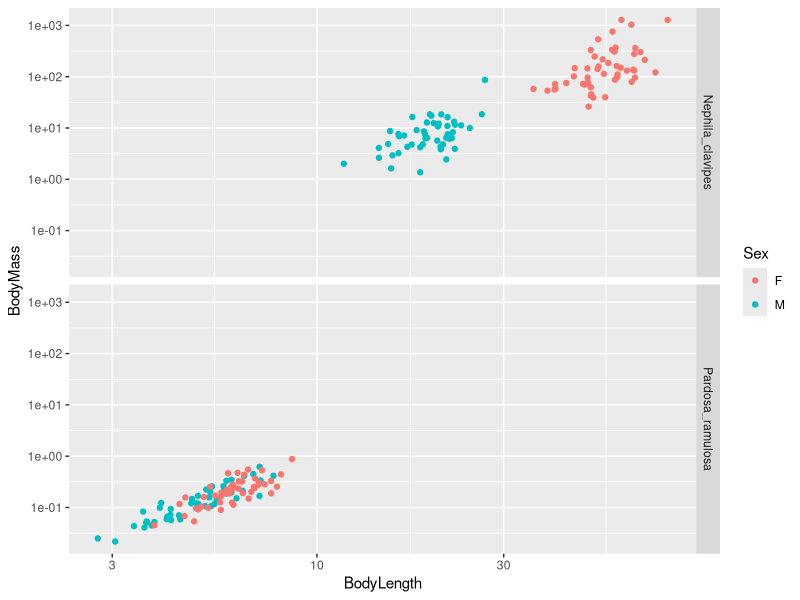
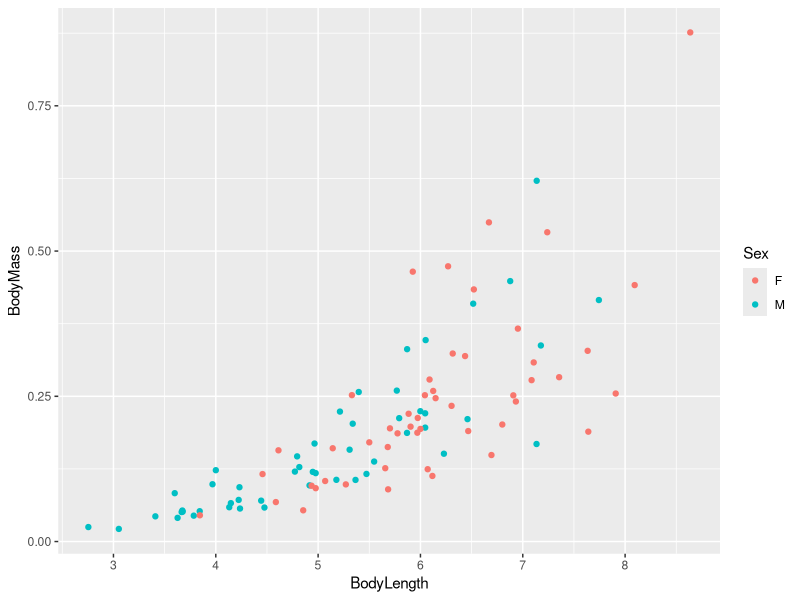
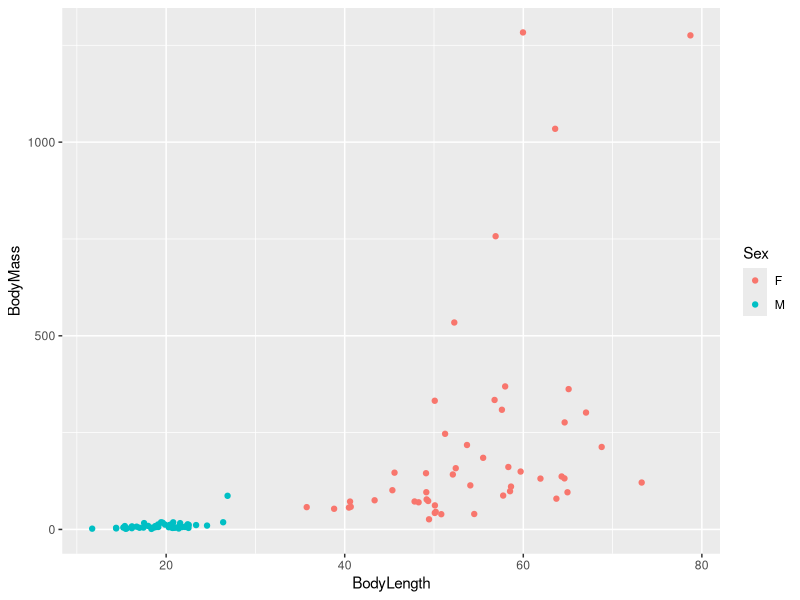

Recreate these plots in R, in order.
library(tidyverse)

set.seed(993255)
SSD<-tibble(
  Species=c(rep("Pardosa_ramulosa",100),rep("Nephila_clavipes",100)),
  Sex = c(rep(c('M','F'),each=50,times=2)),
  BodyLength = c(rnorm(50,5),rnorm(50,6),rnorm(50,20,3),rnorm(50,50,10)),
  BodyMass = BodyLength ^ (3  + rnorm(200, 0, 0.2)) / 1000)

write_csv(SSD, "Size_Dimorphism.csv")

ggplot(SSD, aes(x=BodyLength, y=BodyMass, color=Sex))+
         geom_point() +
   scale_x_log10() +
   scale_y_log10() +
  facet_grid(Species ~ .)

SSD %>%
  filter(Species == "Pardosa_ramulosa") %>%
  ggplot(aes(x=BodyLength, y=BodyMass, color=Sex))+
  geom_point()

SSD %>%
  filter(Species == "Nephila_clavipes") %>%
  ggplot(aes(x=BodyLength, y=BodyMass, color=Sex))+
  geom_point()
